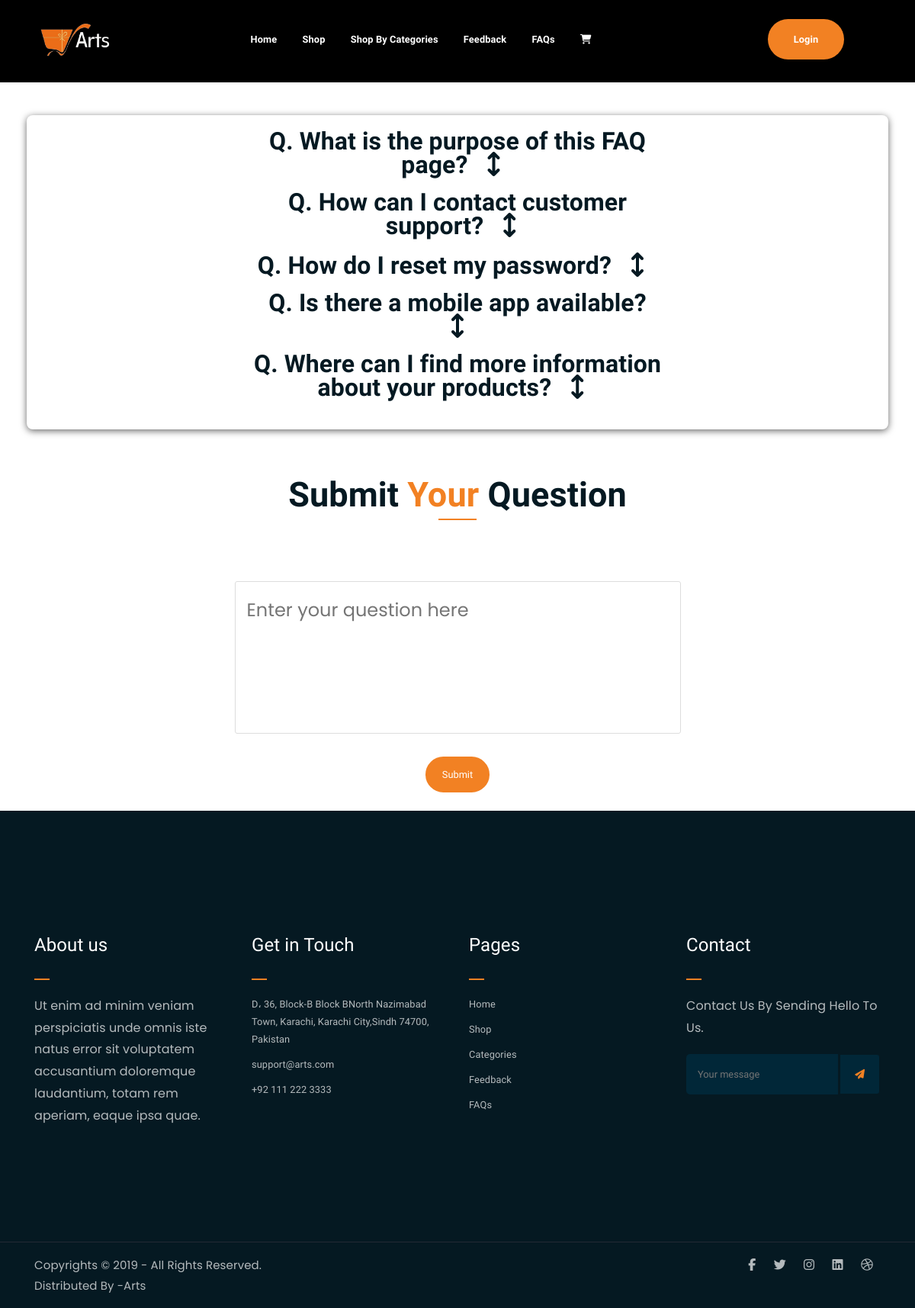
The page /user/faqs.php on the database its author committed.
### tables this page shows
CREATE TABLE `faqs` (
  `Id` int(11) NOT NULL,
  `Question` text NOT NULL,
  `Answer` text NOT NULL,
  `Created_at` timestamp NOT NULL DEFAULT current_timestamp(),
  `Customer_Question` varchar(100) NOT NULL
);

### user/faqs.php (the view, shortened to what this page needs)
<?php
include('header.php');
include('connection.php');
$sql = "SELECT * FROM faqs LIMIT 5";
$result = mysqli_query($conn, $sql);
$faqs = [];
if ($result->num_rows > 0) {
    while ($row = $result->fetch_assoc()) {
        $faqs[] = $row;
    }
}
?>
<div class="container-fluid">
    <div class="row">
        <div class="col-md-12 lg-4 text-center">
            <div class="section-title">
                <h3>Feedback<span class="orange-text"> Form</span></h3>
            </div>
        </div>
    </div>
    <div style="margin: 20px; padding: 20px; background-color: white; border-radius: 8px; box-shadow: 0 2px 10px rgba(0, 0, 0, 0.6);">
        <?php foreach ($faqs as $index => $faq): ?>
            <div class="faq-item mb-3 text-center">
                <h4 style="font-size:2rem;">
                    <a class="text-start w-50" type="button" data-bs-toggle="collapse" data-bs-target="#faq-<?php echo $index; ?>">
                    Q. <?php echo $faq['Question']; ?> <i class="fa-solid fa-arrows-up-down mx-3"></i>
                    </a>
                </h4>
            </div>
        <?php endforeach; ?>
    </div>
    <div class="row">
        <div class="col-md-12 mt-5 text-center">
            <div class="section-title">
                <h3>Submit <span class="orange-text"> Your </span> Question</h3>
            </div>
        </div>
        <div class="col-md-12 text-center">
            <div class="contact-form">
                <form method="POST">
                    <p>
                        <textarea id="question" placeholder="Enter your question here" name="question" rows="4" class="w-50" style="font-family:'Poppins',sans-serif;font-size:1.5rem;" required></textarea>
                    </p>
                    <button class="boxed-btn mb-4" type="submit" name="send">Submit</button>
                </form>
            </div>
        </div>
    </div>
</div>
<?php
include('footer.php');
?>

### user/assets/css/main.css (style rules this page uses)
html { font-size: 16px; font-weight: 400; line-height: 28px; height: 100%; }
body { font-family: 'Mochiy Pop One',sans-serif; font-weight: 400; font-size: 0.8rem; letter-spacing: 0.1px; line-height: 1.8; color: #051922; overflow-x: hidden; }
a { cursor: pointer; text-decoration: none; -webkit-transition: all 0.2s ease-in-out; -o-transition: all 0.2s ease-in-out; transition: all 0.2s ease-in-out; }
h1, .h1, h2, .h2, h3, .h3, h4, .h4, h5, .h5, h6, .h6 { font-family: 'Mochiy Pop One',sans-serif; font-weight: 700; margin: 0 0 1.25rem 0; color: #051922; }
h1:last-child, .h1:last-child, h2:last-child, .h2:last-child, h3:last-child, .h3:last-child, h4:last-child, .h4:last-child, h5:last-child, .h5:last-child, h6:last-child, .h6:last-child { margin: 0; }
h3, .h3 { font-size: 2rem; font-weight: 700; line-height: 2.25rem; }
h4, .h4 { font-size: 1.5rem; font-weight: 700; line-height: 1.75rem; }
p { font-family: "Poppins", serif; font-weight: 400; font-size: 1rem; letter-spacing: 0.1px; line-height: 1.8; color: #051922; margin: 0 0 1.25rem 0; }
.orange-text { color: #F28123; }
button.boxed-btn,button.btn-checkout { font-family: 'Mochiy Pop One',sans-serif; display: inline-block; background-color: #F28123; color: #fff; padding: 10px 20px; }
button.boxed-btn, button.bordered-btn, button.cart-btn ,button.btn-checkout { border-radius: 50px; border: 2px solid #F28123; }
.section-title h3 { font-size: 45px; position: relative; padding-bottom: 15px; }
.section-title h3:after { position: absolute; content: ''; left: 0px; right: 0px; bottom: 0px; width: 50px; height: 2px; background-color: #F28123; margin: 0 auto; }
.section-title { margin-bottom: 80px; }
button.boxed-btn { -webkit-transition: 0.3s; -o-transition: 0.3s; transition: 0.3s; }
html, body { height: 100%; }
.contact-form form p textarea { border: 1px solid #ddd; padding: 15px; height: 200px; border-radius: 3px; width: 99%; resize: none; }

### rows shown on the page
faqs: Question "What is the purpose of this FAQ page?"
faqs: Question "How can I contact customer support?"
faqs: Question "How do I reset my password?"
faqs: Question "Is there a mobile app available?"
faqs: Question "Where can I find more information about your products?"
